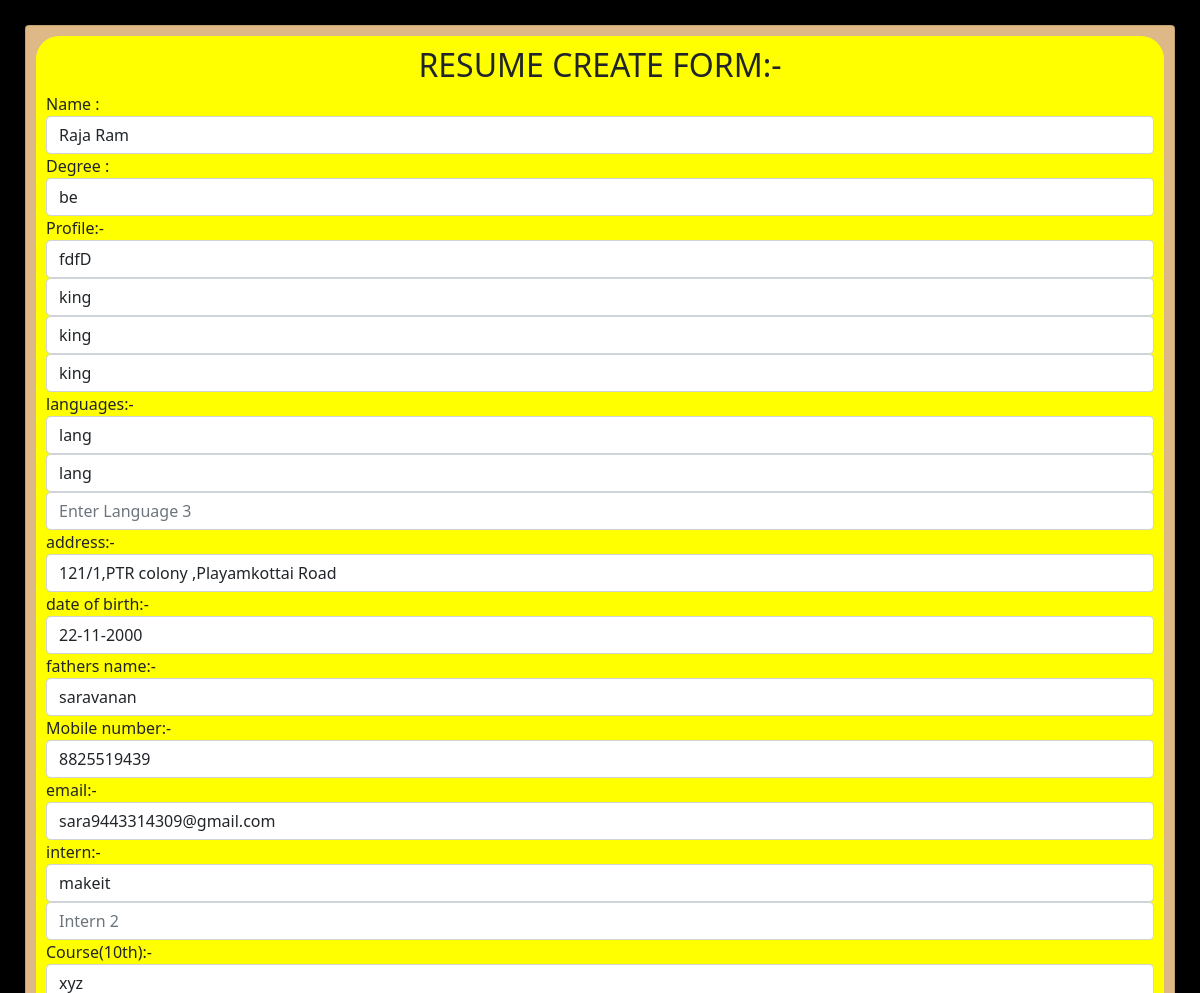
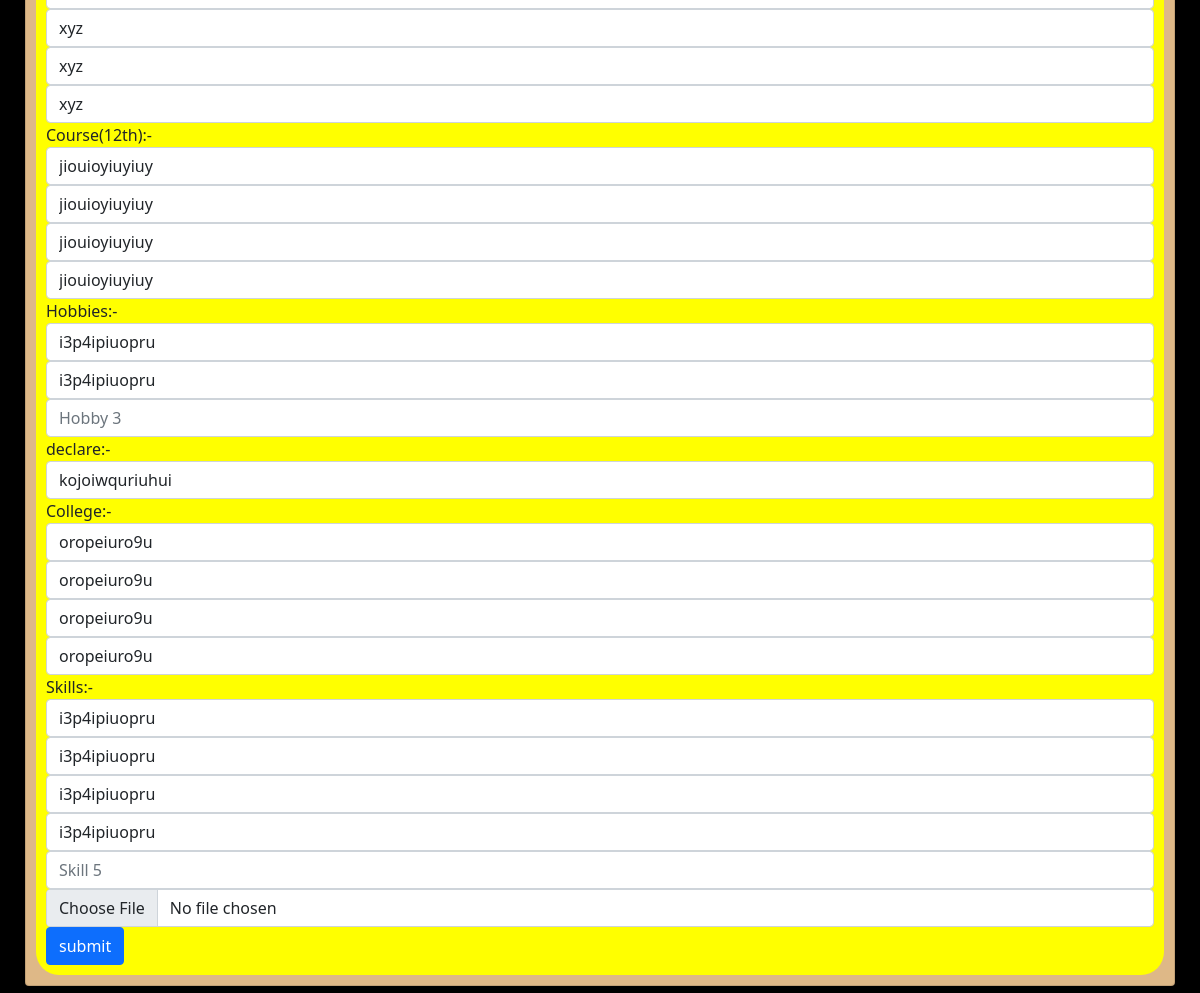
The app's page /temp3/update3/1/ with its own data (2 pictures, top to bottom).
### temp3/models.py (models this page shows, shortened)
class temp3model(models.Model):
    name=models.CharField(max_length=100)
    image=models.ImageField(upload_to='images/')
    degree=models.CharField(max_length=100)
    propoint_1=models.CharField(max_length=200)
    propoint_2=models.CharField(max_length=200)
    propoint_3=models.CharField(max_length=200,blank=True)
    propoint_4=models.CharField(max_length=200,blank=True)
    lang_1=models.CharField(max_length=20)
    lang_2=models.CharField(max_length=20,blank=True)
    lang_3=models.CharField(max_length=20,blank=True)
    Address=models.CharField(max_length=200)
    Date_of_birth=models.CharField(max_length=100)
    father_name=models.CharField(max_length=100)
    mobileno=models.IntegerField()
    email=models.EmailField()
    course_1=models.CharField(max_length=50)
    school_1=models.CharField(max_length=200)
    percent_1=models.CharField(max_length=50)
    year_1=models.CharField(max_length=50)
    course_2=models.CharField(max_length=50)
    school_2=models.CharField(max_length=200)
    percent_2=models.CharField(max_length=50)
    year_2=models.CharField(max_length=50)
    course_3=models.CharField(max_length=50)
    college=models.CharField(max_length=200)
    percent_3=models.CharField(max_length=50)
    year_3=models.CharField(max_length=50)
    skill_1=models.CharField(max_length=100,blank=True)
    skill_2=models.CharField(max_length=100,blank=True)
    skill_3=models.CharField(max_length=100,blank=True)
    skill_4=models.CharField(max_length=100,blank=True)
    skill_5=models.CharField(max_length=100,blank=True)
    hobby_1=models.CharField(max_length=100)
    hobby_2=models.CharField(max_length=100,blank=True)
    hobby_3=models.CharField(max_length=100,blank=True)
    intern_1=models.CharField(max_length=100,blank=True)
    intern_2=models.CharField(max_length=100,blank=True)
    declare=models.CharField(max_length=500)

### temp3/views.py (the view)
# urls.py: path('update3/<int:pk>/',views.temp3update,name='update3'),
def temp3update(request,pk):
    dataupdate=temp3model.objects.get(id=pk)
    form=temp3Form(instance=dataupdate)
    if request.method == 'POST':
        form=temp3Form(request.POST,request.FILES,instance=dataupdate)
        if form.is_valid():
             form.save()
             return redirect('/temp3/get3')
    return render(request,'temp3upd.html',{'datas':dataupdate,'form':form})

### temp3/templates/temp3upd.html (shortened to what this page needs)
<!DOCTYPE html>
<html lang="en">
<head>
  <link href="https://cdn.jsdelivr.net/npm/bootstrap@5.1.3/dist/css/bootstrap.min.css" rel="stylesheet"
>
</head>
<body>
  <div class="main bg-black" style="padding:25px;">
    <div class="card" style="padding:10px; background-color:burlywood;">
      <div class="container" style="padding:10px; background-color:yellow;border-radius: 23px;">
        <form method="POST" enctype="multipart/form-data" action="">
          <h2 style="text-align:center;">RESUME CREATE FORM:-</h2>
          <label>Name :</label>
          {{ form.name }}
          <label>Degree :</label>
          {{ form.degree }}
          <label>Profile:-</label>
          {{ form.propoint_1 }}
          {{ form.propoint_2 }}
          {{ form.propoint_3 }}
          {{ form.propoint_4 }}
          <label>languages:-</label>
          {{ form.lang_1 }}
          {{ form.lang_2 }}
          {{ form.lang_3 }}
          <label>address:-</label>
          {{ form.Address }}
          <label>date of birth:-</label>
          {{ form.Date_of_birth}}
          <label>fathers name:-</label>
          {{ form.father_name }}
          <label>Mobile number:-</label>
          {{ form.mobileno }}
          <label>email:-</label>
          {{ form.email }}
          <label>intern:-</label>
          {{ form.intern_1 }}
          {{ form.intern_2 }}
          <label>Course(10th):-</label>
          {{ form.course_1 }}
          {{ form.school_1 }}
          {{ form.percent_1 }}
          {{ form.year_1 }}
          <label>Course(12th):-</label>
          {{ form.course_2 }}
          {{ form.school_2 }}
          {{ form.percent_2 }}
          {{ form.year_2 }}
          <label>Hobbies:-</label>
          {{ form.hobby_1 }}
          {{ form.hobby_2 }}
          {{ form.hobby_3 }}
          <label>declare:-</label>
          {{ form.declare }}
          <label>College:-</label>
          {{ form.course_3 }}
          {{ form.college }}
          {{ form.percent_3 }}
          {{ form.year_3 }}
          <label>Skills:-</label>
          {{ form.skill_1}}
          {{ form.skill_2}}
          {{ form.skill_3}}
          {{ form.skill_4}}
          {{ form.skill_5}}
          {{ form.image }}
          <button type="submit" class="btn btn-primary" value="submit">submit</button>
        </form>
      </div>
    </div>
  </div>
</body>
</html>

### records on screen
temp3model: name "Raja Ram", degree "be", propoint_1 "fdfD", propoint_2 "king", propoint_3 "king", propoint_4 "king", lang_1 "lang", lang_2 "lang", Address "121/1,PTR colony ,Playamkottai Road", Date_of_birth "22-11-2000", father_name "saravanan", mobileno "8825519439", email "sara9443314309@gmail.com", intern_1 "makeit", course_1 "xyz", school_1 "xyz", percent_1 "xyz", year_1 "xyz", course_2 "jiouioyiuyiuy", school_2 "jiouioyiuyiuy", percent_2 "jiouioyiuyiuy", year_2 "jiouioyiuyiuy", hobby_1 "i3p4ipiuopru", hobby_2 "i3p4ipiuopru", declare "kojoiwquriuhui", course_3 "oropeiuro9u", college "oropeiuro9u", percent_3 "oropeiuro9u", year_3 "oropeiuro9u", skill_1 "i3p4ipiuopru", skill_2 "i3p4ipiuopru", skill_3 "i3p4ipiuopru", skill_4 "i3p4ipiuopru"
